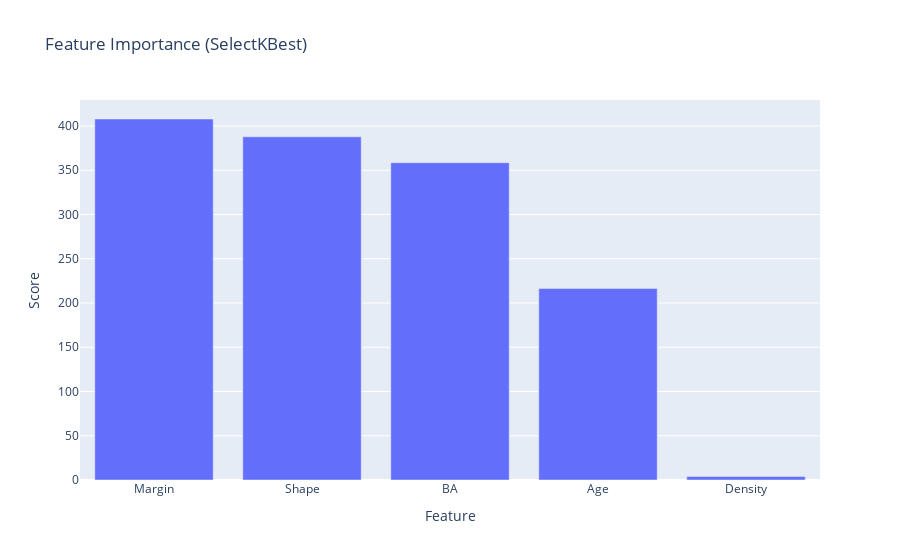

Write notebook code for a chart like this one.
### Code cell
feature_scores = selector.scores_
scores_df = (
    pd.DataFrame({"Feature": X.columns, "Score": feature_scores})
    .sort_values("Score", ascending=False)
)

fig = px.bar(scores_df, x="Feature", y="Score", title="Feature Importance (SelectKBest)")
fig.show()

### Figure 1 — Plotly figure (JSON) as saved in the notebook; plotly's stock layout.template omitted (floating-point values rounded to 4 significant figures)
{"data": [{"alignmentgroup": "True", "hovertemplate": "Feature=%{x}<br>Score=%{y}<extra></extra>", "legendgroup": "", "marker": {"color": "#636efa", "pattern": {"shape": ""}}, "name": "", "offsetgroup": "", "orientation": "v", "showlegend": false, "textposition": "auto", "type": "bar", "x": ["Margin", "Shape", "BA", "Age", "Density"], "xaxis": "x", "y": [407.9, 387.8, 358.5, 216.4, 3.921], "yaxis": "y"}], "layout": {"autosize": true, "barmode": "relative", "legend": {"tracegroupgap": 0}, "title": {"text": "Feature Importance (SelectKBest)"}, "xaxis": {"anchor": "y", "autorange": true, "domain": [0, 1], "range": [-0.5, 4.5], "title": {"text": "Feature"}, "type": "category"}, "yaxis": {"anchor": "x", "autorange": true, "domain": [0, 1], "range": [0, 429.4], "title": {"text": "Score"}, "type": "linear"}}}
